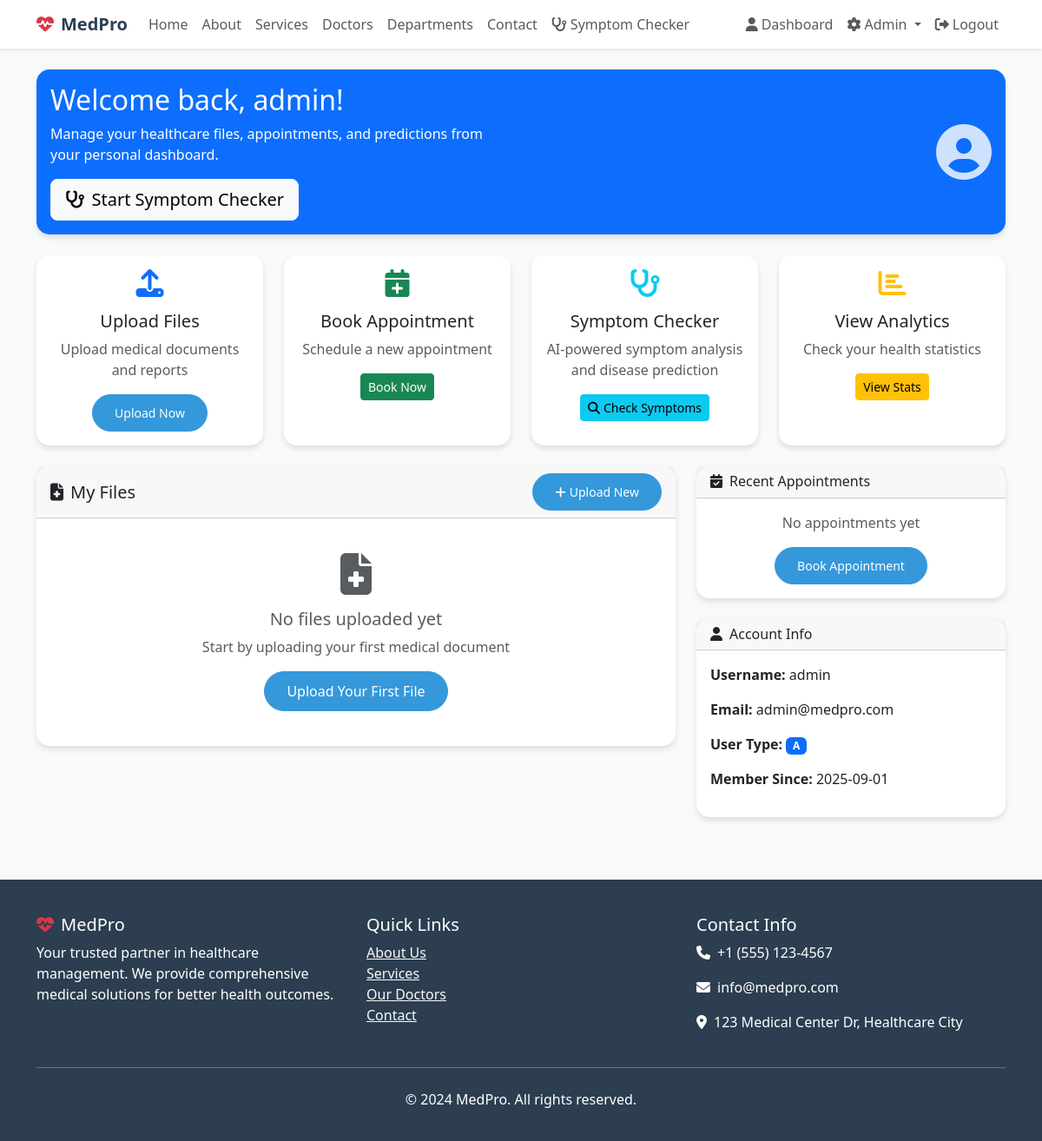
The page /dashboard (signed in) on the database its author committed.
### app.py (models this page shows, shortened)
class User(UserMixin, db.Model):
    id = db.Column(db.Integer, primary_key=True)
    username = db.Column(db.String(80), unique=True, nullable=False)
    email = db.Column(db.String(120), unique=True, nullable=False)
    password_hash = db.Column(db.String(120), nullable=False)
    user_type = db.Column(db.String(10), nullable=False)
    created_at = db.Column(db.DateTime, default=datetime.utcnow)
    is_active = db.Column(db.Boolean, default=True)

### app.py (the view)
@app.route('/dashboard')
@login_required
def dashboard():
    files = UploadedFile.query.filter_by(user_id=current_user.id).order_by(UploadedFile.uploaded_at.desc()).all()
    appointments = Appointment.query.filter_by(user_id=current_user.id).order_by(Appointment.appointment_date.desc()).limit(5).all()
    return render_template('dashboard.html', files=files, appointments=appointments)

### app.py (called while the page is built)
@login_manager.user_loader
def load_user(user_id):
    return User.query.get(int(user_id))

### templates/dashboard.html (shortened to what this page needs)
{% extends "base.html" %}
{% block content %}
<div class="container py-4">
    <div class="row mb-4">
        <div class="col-12">
            <div class="card bg-primary text-white">
                <div class="card-body">
                    <div class="row align-items-center">
                        <div class="col-md-6">
                            <h2 class="mb-2">Welcome back, {{ current_user.username }}!</h2>
                            <p class="mb-3">Manage your healthcare files, appointments, and predictions from your personal dashboard.</p>
                            <a href="{{ url_for('predict') }}" class="btn btn-light btn-lg">
                                <i class="fas fa-stethoscope me-2"></i>Start Symptom Checker
                            </a>
                        </div>
                        <div class="col-md-6 text-end">
                            <i class="fas fa-user-circle" style="font-size: 4rem; opacity: 0.8;"></i>
                        </div>
                    </div>
                </div>
            </div>
        </div>
    </div>
    <div class="row mb-4">
        <div class="col-md-3">
            <div class="card text-center h-100">
                <div class="card-body">
                    <i class="fas fa-upload text-primary mb-3" style="font-size: 2rem;"></i>
                    <h5>Upload Files</h5>
                    <p class="text-muted">Upload medical documents and reports</p>
                    <button class="btn btn-primary btn-sm" data-bs-toggle="modal" data-bs-target="#uploadModal">
                        Upload Now
                    </button>
                </div>
            </div>
        </div>
        <div class="col-md-3">
            <div class="card text-center h-100">
                <div class="card-body">
                    <i class="fas fa-calendar-plus text-success mb-3" style="font-size: 2rem;"></i>
                    <h5>Book Appointment</h5>
                    <p class="text-muted">Schedule a new appointment</p>
                    <a href="{{ url_for('appointment') }}" class="btn btn-success btn-sm">Book Now</a>
                </div>
            </div>
        </div>
        <div class="col-md-3">
            <div class="card text-center h-100 border-info">
                <div class="card-body">
                    <i class="fas fa-stethoscope text-info mb-3" style="font-size: 2rem;"></i>
                    <h5>Symptom Checker</h5>
                    <p class="text-muted">AI-powered symptom analysis and disease prediction</p>
                    <a href="{{ url_for('predict') }}" class="btn btn-info btn-sm">
                        <i class="fas fa-search me-1"></i>Check Symptoms
                    </a>
                </div>
            </div>
        </div>
        <div class="col-md-3">
            <div class="card text-center h-100">
                <div class="card-body">
                    <i class="fas fa-chart-bar text-warning mb-3" style="font-size: 2rem;"></i>
                    <h5>View Analytics</h5>
                    <p class="text-muted">Check your health statistics</p>
                    <button class="btn btn-warning btn-sm" onclick="showAnalytics()">View Stats</button>
                </div>
            </div>
        </div>
    </div>
    <div class="row">
        <div class="col-md-8">
            <div class="card">
                <div class="card-header d-flex justify-content-between align-items-center">
                    <h5 class="mb-0">
                        <i class="fas fa-file-medical me-2"></i>My Files
                    </h5>
                    <button class="btn btn-primary btn-sm" data-bs-toggle="modal" data-bs-target="#uploadModal">
                        <i class="fas fa-plus me-1"></i>Upload New
                    </button>
                </div>
                <div class="card-body">
                    {% if files %}
                        <div class="table-responsive">
                            <table class="table table-hover">
                                <thead>
                                    <tr>
                                        <th>File Name</th>
                                        <th>Size</th>
                                        <th>Uploaded</th>
                                        <th>Actions</th>
                                    </tr>
                                </thead>
                                <tbody>
                                    {% for file in files %}
                                    <tr>
                                        <td>
                                            <i class="fas fa-file-medical text-primary me-2"></i>
                                            {{ file.original_filename }}
                                        </td>
                                        <td>{{ (file.file_size / 1024) | round(1) }} KB</td>
                                        <td>{{ file.uploaded_at.strftime('%Y-%m-%d %H:%M') }}</td>
                                        <td>
                                            <div class="btn-group btn-group-sm">
                                                <a href="{{ url_for('uploaded_file', filename=file.filename) }}"
                                                   class="btn btn-outline-primary" target="_blank">
                                                    <i class="fas fa-eye"></i>
                                                </a>
                                                <form method="POST" action="{{ url_for('delete_file', file_id=file.id) }}"
                                                      style="display: inline;"
                                                      onsubmit="return confirm('Are you sure you want to delete this file?')">
                                                    <button type="submit" class="btn btn-outline-danger">
                                                        <i class="fas fa-trash"></i>
                                                    </button>
                                                </form>
                                            </div>
                                        </td>
                                    </tr>
                                    {% endfor %}
                                </tbody>
                            </table>
                        </div>
                    {% else %}
                        <div class="text-center py-4">
                            <i class="fas fa-file-medical text-muted" style="font-size: 3rem;"></i>
                            <h5 class="mt-3 text-muted">No files uploaded yet</h5>
                            <p class="text-muted">Start by uploading your first medical document</p>
                            <button class="btn btn-primary" data-bs-toggle="modal" data-bs-target="#uploadModal">
                                Upload Your First File
                            </button>
                        </div>
                    {% endif %}
                </div>
            </div>
        </div>
        <div class="col-md-4">
            <div class="card mb-4">
                <div class="card-header">
                    <h6 class="mb-0">
                        <i class="fas fa-calendar-check me-2"></i>Recent Appointments
                    </h6>
                </div>
                <div class="card-body">
                    {% if appointments %}
                        {% for appointment in appointments %}
                        <div class="d-flex align-items-start mb-3">
                            <div class="flex-shrink-0">
                                <i class="fas fa-calendar text-primary"></i>
                            </div>
                            <div class="flex-grow-1 ms-3">
                                <h6 class="mb-1">{{ appointment.patient_name }}</h6>
                                <p class="mb-1 small text-muted">
                                    {{ appointment.department }} - {{ appointment.doctor_name }}
                                </p>
                                <p class="mb-0 small text-muted">
                                    {{ appointment.appointment_date.strftime('%Y-%m-%d %H:%M') }}
                                </p>
                            </div>
                        </div>
                        {% endfor %}
                        <div class="text-center">
                            <a href="{{ url_for('appointment') }}" class="btn btn-outline-primary btn-sm">View All</a>
                        </div>
                    {% else %}
                        <p class="text-muted text-center">No appointments yet</p>
                        <div class="text-center">
                            <a href="{{ url_for('appointment') }}" class="btn btn-primary btn-sm">Book Appointment</a>
                        </div>
                    {% endif %}
                </div>
            </div>
            <div class="card">
                <div class="card-header">
                    <h6 class="mb-0">
                        <i class="fas fa-user me-2"></i>Account Info
                    </h6>
                </div>
                <div class="card-body">
                    <div class="mb-3">
                        <strong>Username:</strong> {{ current_user.username }}
                    </div>
                    <div class="mb-3">
                        <strong>Email:</strong> {{ current_user.email }}
                    </div>
                    <div class="mb-3">
                        <strong>User Type:</strong>
                        <span class="badge bg-{{ 'primary' if current_user.user_type == 'A' else 'secondary' }}">
                            {{ current_user.user_type }}
                        </span>
                    </div>
                    <div class="mb-3">
                        <strong>Member Since:</strong> {{ current_user.created_at.strftime('%Y-%m-%d') }}
                    </div>
                </div>
            </div>
        </div>
    </div>
</div>
{% endblock %}

### templates/base.html (style rules this page uses)
:root { --primary-color: #2c3e50; --secondary-color: #3498db; --accent-color: #e74c3c; --success-color: #27ae60; --warning-color: #f39c12; --info-color: #17a2b8; }
body { font-family: 'Segoe UI', Tahoma, Geneva, Verdana, sans-serif; background-color: #f8f9fa; }
.card { border: none; border-radius: 15px; box-shadow: 0 4px 6px rgba(0, 0, 0, 0.1); transition: transform 0.2s; }
.btn-primary { background-color: var(--secondary-color); border-color: var(--secondary-color); border-radius: 25px; padding: 10px 25px; }

### rows shown on the page
User: username "admin", email "admin@medpro.com", user_type "A", created_at "2025-09-01"
